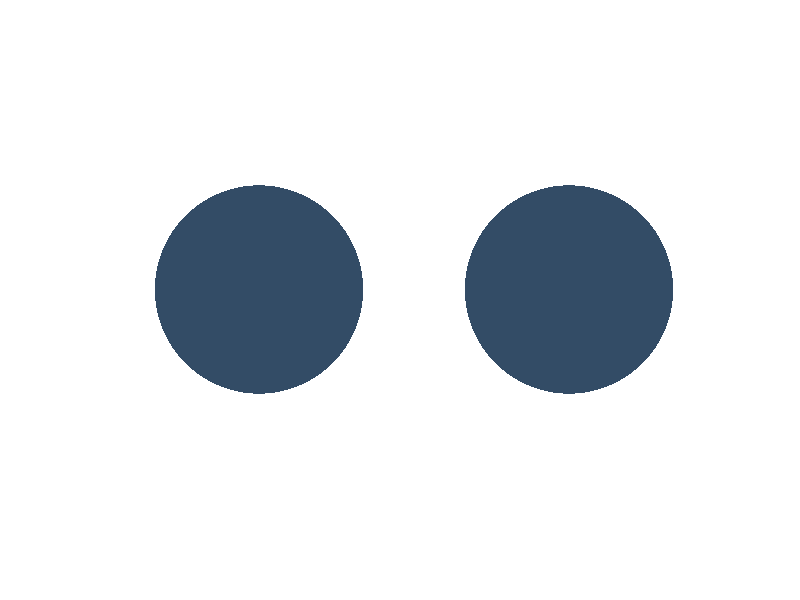

Recreate this plot in MATLAB. (Note: this script raises an error after producing the figure.)
%% Lecture 5: Psychometric Functions

% Shade Discrimination Task

clear, clc, close all

% set task parameters
n_reps = 5; % repetitions of each contrast
baseline = .4; % baseline brightness
rf_contr = .1; % reference contrast (10%)

%bg_tone = repmat(baseline, 1, 3); % background brightness in RGB

bg_tone= [.2 .3 .4];
rf_tone = bg_tone + baseline * rf_contr; % compute reference tone (baseline + 10% of baseline) in RGB

% contrast definition: the difference between the brightness of the object and the background against which it is viewed, divided by the background brightness.
% i.e., contrast = (stimulus - background) / background
% or: stimulus = background + contrast * background

% define list of possible contrasts and add the reference to get total contrasts
contrasts = [-.045 -.03 -.015 0 .015 .03 .045] + rf_contr;

trials = repmat(contrasts, 1, n_reps); % repeat each contrast n_reps times

trials_rnd = randsample(trials, length(trials)); % randomize trials

% initialize respose array
resp = nan(1, length(trials));

% initialize correct array
correct = nan(1, length(trials));

% Initialize the figure for the task
figure(1), clf, hold on

set(gcf, 'Color', bg_tone, 'Position', [400, 120, 1000, 800]) % Position is [hrz, vrt, height, width] 
set(gca, 'Color', bg_tone, 'xlim', [-2 2], 'ylim', [-1 1])
axis off

% Create the two circles, but make them invisible (ie same tone as bg) before the trials start
left = plot(-1, 0, 'o', 'MarkerSize', 150, 'MarkerEdgeColor', 'none', 'MarkerFaceColor', bg_tone); hold on
right = plot( 1, 0, 'o', 'MarkerSize', 150, 'MarkerEdgeColor', 'none', 'MarkerFaceColor', bg_tone);

%% Run the experiment

% Start the task (with a FOR loop)
for trial = 1:length(trials)
        
    % remember: stimulus = background + contrast * background
    targ_shade = bg_tone + trials_rnd(trial) * baseline; % create target contrast
    targ_tone  = targ_shade  ;           % turn into RGB
    
    % reference always left
    set(left, 'MarkerFaceColor', rf_tone)         % left is reference
    set(right, 'MarkerFaceColor', targ_tone), shg % right is brighter
        
    resp(trial) = input("Which circle is lighter? (1/2) "); % gather response
    
    % While next trial starts, "turn off" the circles
    set(left, 'MarkerFaceColor', bg_tone)
    set(right, 'MarkerFaceColor', bg_tone)
    
    pause(1)
    clc
    
end

% save the results
save('my_results.mat', 'resp', 'trials_rnd', 'rf_contr', 'contrasts', 'n_reps')

%% Plot results
clear, clc, close all

% in case the data were lost, load your results (MUST BE IN SAME FOLDER AS
% YOUR CURRENT SCRIPT)
load("my_results.mat")

% initialize proportions array
p_targ = nan(1, length(contrasts));

% loop over the different contrasts used and calculate the proportion of 2s
for i=1:length(contrasts)
    % finds trials that have the specific contrast
    y = find((trials_rnd) == contrasts(i));
    % proportion of resuklts that were 2s
    p_targ(i)= sum(resp(y)==2)/length((y));
end
% get the possible contrast increases

contr_diff = contrasts-rf_contr; % diff between two circles

% close existing figure and open a new one
close
figure(1)

% plot results using a scatterplot

scatter(contr_diff, p_targ, 100, 'MarkerFaceColor', [0 .7 .7], 'MarkerEdgeColor', [0 .5 .5])
xlabel('Contrast Difference')
ylabel('Proportion of Target Brighter on the right side')

xlim([min(contr_diff) max(contr_diff)])
ylim([0 1])

set(gca, 'FontSize', 16)
hold on

%% Fit psychometric function using Palamedes

% Define the space of your stimulus levels
x_min = min(contr_diff);
x_max = max(contr_diff);
n = 500;
x = linspace(x_min, x_max, n);


% Add YOUR Palamedes path (MUST BE IN SAME FOLDER AS YOUR CURRENT SCRIPT)

palamedes_dir = '/Users/tamarabgreco/Documents/MATLAB/psyc-353/tutorials/Palamedes1_10_11/Palamedes';

addpath(palamedes_dir)

% initialize PF type as Logistic
PF = @PAL_Logistic;

% we want to search for the first 2 parameters (alpha and beta)
% but we keep the last 2 (gamma and lambda) fixed

% setup the parameter search
paramsFree = [1 1 0 0];

% alpha is the threshold
searchGrid.alpha = min(contr_diff, 0.001);

% beta is the slope
searchGrid.beta=logspace(0,3,101);


% gamma is the guessing rate

searchGrid.gamma = 0;

% lambda is the lapse rate
searchGrid.lambda = 0;

%number of 'target brighter right side (2)' responses (NumPos) out of total
%trials per contrast level (OutofNum)
NumPos = p_targ*n_reps;
OutofNum = repmat(n_reps, 1, length(contr_diff));

stimLevels = contr_diff;
% tell palamedes to find the parameters

paramsValues = PAL_PFML_Fit(stimLevels, NumPos, OutofNum, searchGrid, paramsFree, PF);

% run the PF
pal_fit = PF(paramsValues,x);
% plot
plot(x, pal_fit, 'LineWidth', 2);

xlabel('Contrast Difference')
ylabel('p(target brightness on right side')

xlim([min(contr_diff) max(contr_diff)])
ylim([0 1])

set(gca, 'FontSize', 16)
title('Palamedes blue Fit')
savefig ('blue_circles_img')

% display parameters for the PF

%%
